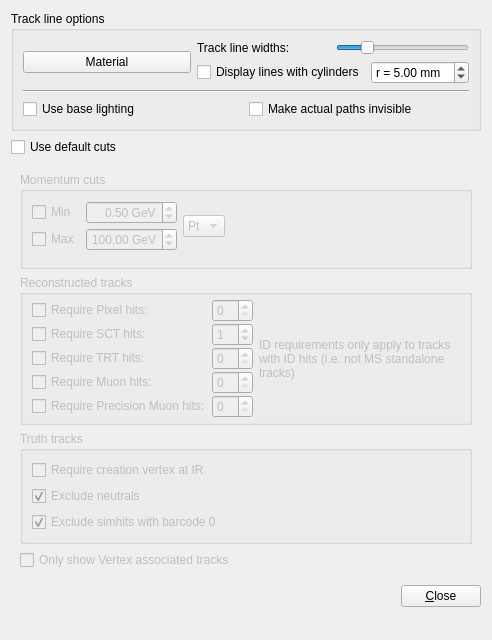
<?xml version="1.0" encoding="UTF-8"?>
<ui version="4.0">
 <class>TrackCollectionSettingsForm</class>
 <widget class="QWidget" name="TrackCollectionSettingsForm">
  <property name="geometry">
   <rect>
    <x>0</x>
    <y>0</y>
    <width>492</width>
    <height>640</height>
   </rect>
  </property>
  <property name="windowTitle">
   <string>Form</string>
  </property>
  <layout class="QVBoxLayout" name="verticalLayout_5">
   <item>
    <widget class="QGroupBox" name="groupBox_4">
     <property name="title">
      <string>Track line options</string>
     </property>
     <property name="checkable">
      <bool>false</bool>
     </property>
     <layout class="QVBoxLayout" name="verticalLayout_3">
      <item>
       <layout class="QHBoxLayout" name="horizontalLayout_4">
        <item>
         <widget class="VP1MaterialButton" name="pushButton_matButton">
          <property name="text">
           <string>Material</string>
          </property>
         </widget>
        </item>
        <item>
         <layout class="QVBoxLayout" name="verticalLayout">
          <item>
           <layout class="QHBoxLayout" name="horizontalLayout_2">
            <item>
             <widget class="QLabel" name="label_4">
              <property name="text">
               <string>Track line widths:</string>
              </property>
             </widget>
            </item>
            <item>
             <widget class="QSlider" name="horizontalSlider_trackWidth">
              <property name="sizePolicy">
               <sizepolicy hsizetype="Preferred" vsizetype="Fixed">
                <horstretch>0</horstretch>
                <verstretch>0</verstretch>
               </sizepolicy>
              </property>
              <property name="minimumSize">
               <size>
                <width>100</width>
                <height>0</height>
               </size>
              </property>
              <property name="maximum">
               <number>100</number>
              </property>
              <property name="singleStep">
               <number>10</number>
              </property>
              <property name="value">
               <number>20</number>
              </property>
              <property name="orientation">
               <enum>Qt::Horizontal</enum>
              </property>
             </widget>
            </item>
           </layout>
          </item>
          <item>
           <layout class="QHBoxLayout" name="horizontalLayout">
            <item>
             <widget class="QCheckBox" name="checkBox_trackTubes">
              <property name="text">
               <string>Display lines with cylinders</string>
              </property>
             </widget>
            </item>
            <item>
             <widget class="QDoubleSpinBox" name="doubleSpinBox_trackTubesRadiusMM">
              <property name="prefix">
               <string>r = </string>
              </property>
              <property name="suffix">
               <string> mm</string>
              </property>
              <property name="minimum">
               <double>0.010000000000000</double>
              </property>
              <property name="value">
               <double>5.000000000000000</double>
              </property>
             </widget>
            </item>
           </layout>
          </item>
         </layout>
        </item>
       </layout>
      </item>
      <item>
       <widget class="Line" name="line">
        <property name="orientation">
         <enum>Qt::Horizontal</enum>
        </property>
       </widget>
      </item>
      <item>
       <layout class="QHBoxLayout" name="horizontalLayout_3">
        <item>
         <widget class="QCheckBox" name="checkBox_tracksUseBaseLightModel">
          <property name="toolTip">
           <string>Use a less advanced light model for the tracks. This might lead to more clearly visible tracks (but transparency will not be taken into account)</string>
          </property>
          <property name="text">
           <string>Use base lighting</string>
          </property>
         </widget>
        </item>
        <item>
         <widget class="QCheckBox" name="checkBox_hideactualpaths">
          <property name="toolTip">
           <string>Do not display the actual tracks. Projections and other track details (measurements, errors, ...) will still be shown.</string>
          </property>
          <property name="text">
           <string>Make actual paths invisible</string>
          </property>
         </widget>
        </item>
       </layout>
      </item>
     </layout>
    </widget>
   </item>
   <item>
    <widget class="QCheckBox" name="checkBox_defaultCuts">
     <property name="text">
      <string>Use default cuts</string>
     </property>
     <property name="checked">
      <bool>false</bool>
     </property>
    </widget>
   </item>
   <item>
    <widget class="QWidget" name="cuts" native="true">
     <property name="enabled">
      <bool>false</bool>
     </property>
     <layout class="QVBoxLayout" name="verticalLayout_4">
      <item>
       <widget class="QGroupBox" name="groupBox_cuts_momentum">
        <property name="title">
         <string>Momentum cuts</string>
        </property>
        <layout class="QVBoxLayout" name="verticalLayout_2">
         <item>
          <layout class="QHBoxLayout" name="horizontalLayout_5">
           <item>
            <layout class="QGridLayout" name="_5">
             <property name="verticalSpacing">
              <number>4</number>
             </property>
             <item row="0" column="0">
              <widget class="QCheckBox" name="checkBox_cut_minpt">
               <property name="text">
                <string>Min</string>
               </property>
               <property name="checked">
                <bool>false</bool>
               </property>
              </widget>
             </item>
             <item row="0" column="1">
              <widget class="QDoubleSpinBox" name="doubleSpinBox_cut_minpt_gev">
               <property name="alignment">
                <set>Qt::AlignRight|Qt::AlignTrailing|Qt::AlignVCenter</set>
               </property>
               <property name="suffix">
                <string> GeV</string>
               </property>
               <property name="maximum">
                <double>999.990000000000009</double>
               </property>
               <property name="singleStep">
                <double>0.100000000000000</double>
               </property>
               <property name="value">
                <double>0.500000000000000</double>
               </property>
              </widget>
             </item>
             <item row="1" column="0">
              <widget class="QCheckBox" name="checkBox_cut_maxpt">
               <property name="text">
                <string>Max</string>
               </property>
              </widget>
             </item>
             <item row="1" column="1">
              <widget class="QDoubleSpinBox" name="doubleSpinBox_cut_maxpt_gev">
               <property name="alignment">
                <set>Qt::AlignRight|Qt::AlignTrailing|Qt::AlignVCenter</set>
               </property>
               <property name="suffix">
                <string> GeV</string>
               </property>
               <property name="maximum">
                <double>999.990000000000009</double>
               </property>
               <property name="singleStep">
                <double>0.100000000000000</double>
               </property>
               <property name="value">
                <double>100.000000000000000</double>
               </property>
              </widget>
             </item>
            </layout>
           </item>
           <item>
            <widget class="QComboBox" name="comboBox_momtype">
             <item>
              <property name="text">
               <string>Pt</string>
              </property>
             </item>
             <item>
              <property name="text">
               <string>P</string>
              </property>
             </item>
            </widget>
           </item>
           <item>
            <spacer name="horizontalSpacer">
             <property name="orientation">
              <enum>Qt::Horizontal</enum>
             </property>
             <property name="sizeHint" stdset="0">
              <size>
               <width>13</width>
               <height>20</height>
              </size>
             </property>
            </spacer>
           </item>
          </layout>
         </item>
         <item>
          <widget class="VP1EtaPhiCutWidget" name="etaPhiCutWidget" native="true"/>
         </item>
        </layout>
       </widget>
      </item>
      <item>
       <widget class="QGroupBox" name="groupBox_cuts_reconstructed">
        <property name="title">
         <string>Reconstructed tracks</string>
        </property>
        <layout class="QHBoxLayout" name="horizontalLayout_6">
         <property name="topMargin">
          <number>4</number>
         </property>
         <property name="rightMargin">
          <number>7</number>
         </property>
         <property name="bottomMargin">
          <number>4</number>
         </property>
         <item>
          <layout class="QGridLayout" name="gridLayout_lala">
           <property name="spacing">
            <number>1</number>
           </property>
           <item row="1" column="0">
            <widget class="QCheckBox" name="checkBox_cut_nhits_pixel">
             <property name="toolTip">
              <string>Hide tracks without this many pixel hits. Only applies to tracks with ID information.</string>
             </property>
             <property name="text">
              <string>Require Pixel hits:</string>
             </property>
            </widget>
           </item>
           <item row="1" column="1">
            <widget class="QSpinBox" name="spinBox_cut_nhits_pixel"/>
           </item>
           <item row="2" column="0">
            <widget class="QCheckBox" name="checkBox_cut_nhits_sct">
             <property name="toolTip">
              <string>Hide tracks without this many SCT hits. Only applies to tracks with ID information.</string>
             </property>
             <property name="text">
              <string>Require SCT hits:</string>
             </property>
             <property name="checked">
              <bool>false</bool>
             </property>
            </widget>
           </item>
           <item row="2" column="1">
            <widget class="QSpinBox" name="spinBox_cut_nhits_sct">
             <property name="value">
              <number>1</number>
             </property>
            </widget>
           </item>
           <item row="3" column="0">
            <widget class="QCheckBox" name="checkBox_cut_nhits_trt">
             <property name="toolTip">
              <string>Hide tracks without this many TRT hits. Only applies to tracks with ID information.</string>
             </property>
             <property name="text">
              <string>Require TRT hits:</string>
             </property>
            </widget>
           </item>
           <item row="4" column="1">
            <widget class="QSpinBox" name="spinBox_cut_nhits_muon"/>
           </item>
           <item row="3" column="1">
            <widget class="QSpinBox" name="spinBox_cut_nhits_trt"/>
           </item>
           <item row="4" column="0">
            <widget class="QCheckBox" name="checkBox_cut_nhits_muon">
             <property name="text">
              <string>Require Muon hits:</string>
             </property>
            </widget>
           </item>
           <item row="5" column="0">
            <widget class="QCheckBox" name="checkBox_cut_nprecisionhits_muon">
             <property name="text">
              <string>Require Precision Muon hits:</string>
             </property>
            </widget>
           </item>
           <item row="5" column="1">
            <widget class="QSpinBox" name="spinBox_cut_nprecisionhits_muon"/>
           </item>
          </layout>
         </item>
         <item>
          <widget class="QLabel" name="label">
           <property name="autoFillBackground">
            <bool>false</bool>
           </property>
           <property name="text">
            <string>ID requirements only apply to tracks with ID hits (i.e. not MS standalone tracks)</string>
           </property>
           <property name="wordWrap">
            <bool>true</bool>
           </property>
          </widget>
         </item>
         <item>
          <spacer name="horizontalSpacer_2">
           <property name="orientation">
            <enum>Qt::Horizontal</enum>
           </property>
           <property name="sizeHint" stdset="0">
            <size>
             <width>14</width>
             <height>20</height>
            </size>
           </property>
          </spacer>
         </item>
        </layout>
       </widget>
      </item>
      <item>
       <widget class="QGroupBox" name="groupBox_cuts_truth_tracks">
        <property name="title">
         <string>Truth tracks</string>
        </property>
        <layout class="QHBoxLayout" name="_3">
         <item>
          <layout class="QVBoxLayout" name="_4">
           <item>
            <widget class="QCheckBox" name="checkBox_cut_truthtracks_creationvertexinIR">
             <property name="toolTip">
              <string>&lt;html&gt;&lt;head&gt;&lt;meta name=&quot;qrichtext&quot; content=&quot;1&quot; /&gt;&lt;style type=&quot;text/css&quot;&gt;
p, li { white-space: pre-wrap; }
&lt;/style&gt;&lt;/head&gt;&lt;body style=&quot; font-family:'Sans Serif'; font-size:9pt; font-weight:400; font-style:normal;&quot;&gt;
&lt;p style=&quot; margin-top:0px; margin-bottom:0px; margin-left:0px; margin-right:0px; -qt-block-indent:0; text-indent:0px;&quot;&gt;Secondaries are particles based solely on simhits, or particles with a creation vertex outside the interaction region (|r|&amp;lt;2.8cm, |z|&amp;lt;50cm).&lt;/p&gt;&lt;/body&gt;&lt;/html&gt;</string>
             </property>
             <property name="text">
              <string>Require creation vertex at IR</string>
             </property>
             <property name="checked">
              <bool>false</bool>
             </property>
            </widget>
           </item>
           <item>
            <widget class="QCheckBox" name="checkBox_cut_truthtracks_excludeneutrals">
             <property name="text">
              <string>Exclude neutrals</string>
             </property>
             <property name="checked">
              <bool>true</bool>
             </property>
            </widget>
           </item>
           <item>
            <widget class="QCheckBox" name="checkBox_cut_truthtracks_excludebarcode0">
             <property name="toolTip">
              <string>&lt;html&gt;&lt;head&gt;&lt;meta name=&quot;qrichtext&quot; content=&quot;1&quot; /&gt;&lt;style type=&quot;text/css&quot;&gt;
p, li { white-space: pre-wrap; }
&lt;/style&gt;&lt;/head&gt;&lt;body style=&quot; font-family:'Sans Serif'; font-size:9pt; font-weight:400; font-style:normal;&quot;&gt;
&lt;p style=&quot; margin-top:0px; margin-bottom:0px; margin-left:0px; margin-right:0px; -qt-block-indent:0; text-indent:0px;&quot;&gt;Some simhits will be due to secondary particles without an entry in an HepMC record. Such simhits will be marked as coming from a particle with barcode=0.&lt;/p&gt;&lt;/body&gt;&lt;/html&gt;</string>
             </property>
             <property name="text">
              <string>Exclude simhits with barcode 0</string>
             </property>
             <property name="checked">
              <bool>true</bool>
             </property>
            </widget>
           </item>
          </layout>
         </item>
         <item>
          <spacer>
           <property name="orientation">
            <enum>Qt::Horizontal</enum>
           </property>
           <property name="sizeType">
            <enum>QSizePolicy::Preferred</enum>
           </property>
           <property name="sizeHint" stdset="0">
            <size>
             <width>1</width>
             <height>20</height>
            </size>
           </property>
          </spacer>
         </item>
        </layout>
       </widget>
      </item>
      <item>
       <widget class="QCheckBox" name="checkBox_vertexAssociated">
        <property name="enabled">
         <bool>false</bool>
        </property>
        <property name="toolTip">
         <string>The vertex system must be enabled for this to be usable.</string>
        </property>
        <property name="text">
         <string>Only show Vertex associated tracks</string>
        </property>
        <property name="checked">
         <bool>false</bool>
        </property>
       </widget>
      </item>
     </layout>
    </widget>
   </item>
   <item>
    <layout class="QHBoxLayout" name="_2">
     <item>
      <spacer>
       <property name="orientation">
        <enum>Qt::Horizontal</enum>
       </property>
       <property name="sizeHint" stdset="0">
        <size>
         <width>40</width>
         <height>20</height>
        </size>
       </property>
      </spacer>
     </item>
     <item>
      <widget class="QPushButton" name="pushButton_close">
       <property name="text">
        <string>&amp;Close</string>
       </property>
      </widget>
     </item>
    </layout>
   </item>
   <item>
    <spacer name="verticalSpacer">
     <property name="orientation">
      <enum>Qt::Vertical</enum>
     </property>
     <property name="sizeHint" stdset="0">
      <size>
       <width>20</width>
       <height>40</height>
      </size>
     </property>
    </spacer>
   </item>
  </layout>
 </widget>
 <customwidgets>
  <customwidget>
   <class>VP1MaterialButton</class>
   <extends>QPushButton</extends>
   <header>VP1Base/VP1MaterialButton.h</header>
  </customwidget>
  <customwidget>
   <class>VP1EtaPhiCutWidget</class>
   <extends>QWidget</extends>
   <header>VP1Base/VP1EtaPhiCutWidget.h</header>
   <container>1</container>
  </customwidget>
 </customwidgets>
 <resources/>
 <connections>
  <connection>
   <sender>checkBox_defaultCuts</sender>
   <signal>toggled(bool)</signal>
   <receiver>cuts</receiver>
   <slot>setDisabled(bool)</slot>
   <hints>
    <hint type="sourcelabel">
     <x>214</x>
     <y>149</y>
    </hint>
    <hint type="destinationlabel">
     <x>214</x>
     <y>358</y>
    </hint>
   </hints>
  </connection>
 </connections>
</ui>
